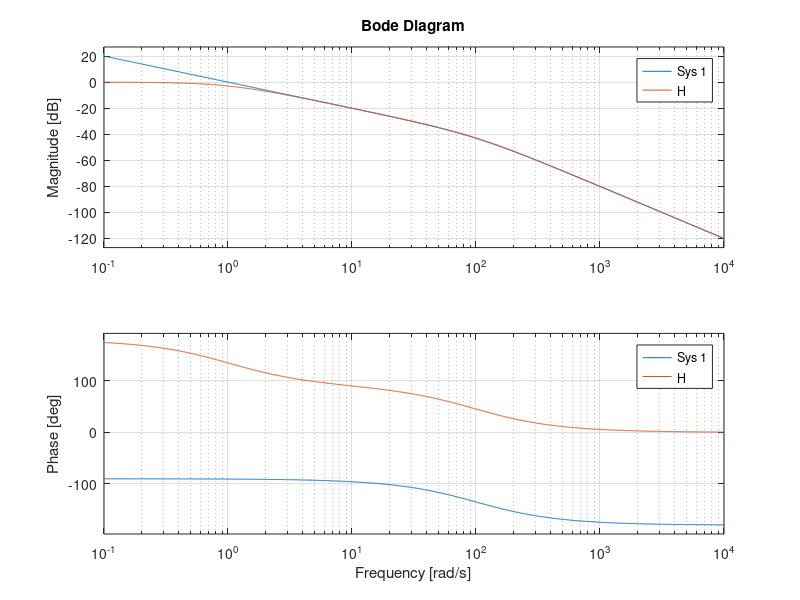

MATLAB code to generate this figure:
Fscan = 1;

W = 5e-6;

V = Fscan * 2 * W;

d1 = 1e-6;

Tskip = d1/V


% Time to do zup-xymove,zeng, from slide 42 of comps
Tmove = 0.014; 
Tupdown = 0.066;
Tmu = Tmove + Tupdown;

% Even though Tmove depends on d1, it doesn't change that much. So assume it is
% constant. Then we can solve for d1:

d1_max = Tmu*V
d1_max_mic = d1_max*1e6
%%



G = tf(100, [1, 100]);
D = tf([1], [1 0]);

H = -feedback(G*D, 1)
bode(G*D, H)
grid on